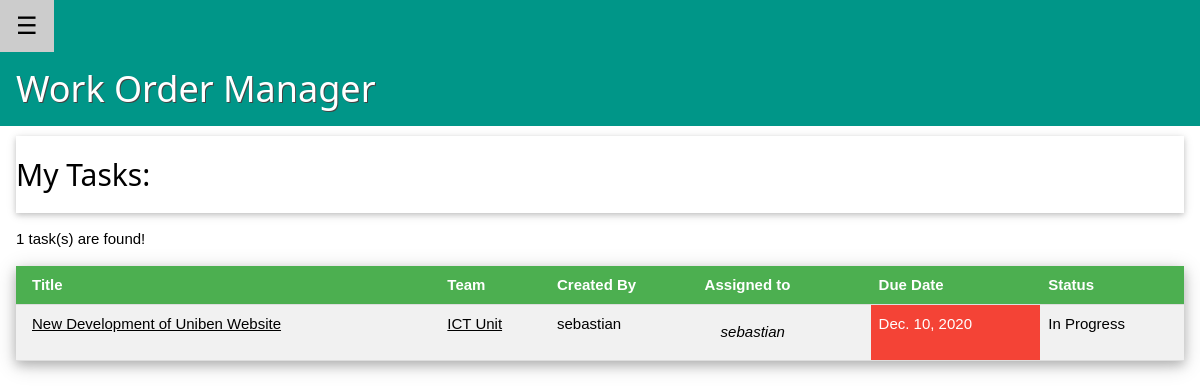
The app's page /my-tasks/ (signed in) with its own data.
### task_manager/models.py (models this page shows, shortened)
class Task(models.Model):
    title = models.CharField(max_length=50)
    desc = models.TextField(default="", max_length=1024, blank=True)
    STATUS_CHOICES = (
        ('PLAN', 'Planned'),
        ('PROG', 'In Progress'),
        ('COMP', 'Completed')
    )
    status = models.CharField(max_length=4, choices=STATUS_CHOICES, default='PLAN')
    creator = models.ForeignKey(UserModel, on_delete=models.CASCADE, related_name='created_tasks')
    assigned_to = models.ManyToManyField(UserModel, help_text="Press ctrl to select multiple")
    team = models.ForeignKey(Team, on_delete=models.SET_NULL, null=True, blank=True)
    planned_date = models.DateField(auto_now_add=True)
    accepted_date = models.DateField(null=True, blank=True)
    accepted_by = models.ForeignKey(UserModel, on_delete=models.SET_NULL, null=True, related_name='accepted_tasks', blank=True)
    due_date = models.DateField()
    completed_date = models.DateField(null=True, blank=True)
    def get_absolute_url(self):
        return reverse("task_manager:task_detail", kwargs={"task_id" : self.id})
    def is_overdated(self):
        if self.due_date and datetime.date.today() > self.due_date:
            return True
        else:
            return False
    class Meta:
        ordering = ["planned_date"]
        verbose_name_plural = "Tasks"

class Team(models.Model):
    name = models.CharField(max_length=50)
    desc = models.TextField(default='', max_length=1024, blank=True)
    leader = models.ForeignKey(UserModel, on_delete=models.CASCADE, related_name='leading_teams')
    members = models.ManyToManyField(UserModel)
    def __str__(self):
        return self.name
    def get_absolute_url(self):
        return reverse("task_manager:team_detail", kwargs={"team_id" : self.id})
    class Meta:
        ordering = ["name"]
        verbose_name_plural = "Teams"

### task_manager/views/tasks.py (the view)
# urls.py: path('my-tasks/', views.tasks, name='task_my_tasks'),
@login_required
@require_http_methods(["GET"])
def tasks(request):
    tasks = Task.objects.filter(
        Q(creator=request.user) | Q(assigned_to=request.user)
    ).exclude(status="COMP").distinct()
    return render(
        request,
        'task_manager/tasks.html',
        {'user': request.user, 'tasks': tasks, 'completed': False}
    )

### task_manager/templates/task_manager/tasks.html (shortened to what this page needs)
{% extends "./base.html" %}
{% block content %}
  <h2 class="w3-card w3-padding-16">
    {% if completed %}
      Completed Tasks:
    {% else %}
      My Tasks:
    {% endif %}
  </h2>
  <p>{{ tasks.count }} task(s) are found!</p>
  {% if tasks %}
    <table class="w3-table w3-striped w3-bordered w3-card-4 w3-hoverable">
      <tr class="w3-green">
        <th>Title</th>
        <th>Team</th>
        <th>Created By</th>
        <th>Assigned to</th>
        {% if not completed %}
          <th>Due Date</th>
          <th>Status</th>
        {% else %}
          <th>Completed Date</th>
        {% endif %}
      </tr>
      {% for task in tasks %}
        <tr>
          <td><a href="{{ task.get_absolute_url }}">{{ task.title }}</a></td>
          <td>
            {% if task.team %}
              <a href={{ task.team.get_absolute_url }}>{{ task.team }}</a>
            {% else %}
              ----
            {% endif %}
          </td>
          <td>{{ task.creator }}</td>
          <td>
            <ul class="w3-ul" style="width:36%">
              {% for u in task.assigned_to.all %}
                <li><i>{{ u }}</i></li>
              {% endfor %}
            </ul>
          </td>
          {% if not completed %}
            <td class="{% if task.is_overdated %}w3-red{% endif %}">{{ task.due_date }}</td>
            <td>{{ task.get_status_display }}</td>
          {% else %}
            <td>{{ task.completed_date }}</td>
          {% endif %}
        </tr>
      {% endfor %}
    </table>
  {% endif %}
{% endblock %}

### task_manager/static/task_manager/w3.css (style rules this page uses)
*,*:before,*:after { box-sizing:inherit }
html { -ms-text-size-adjust:100%;-webkit-text-size-adjust:100% }
body { margin:0 }
a { background-color:transparent;-webkit-text-decoration-skip:objects }
html,body { font-family:Verdana,sans-serif;font-size:15px;line-height:1.5 }
html { overflow-x:hidden }
h2 { font-size:30px }
h1,h2,h3,h4,h5,h6 { font-family:"Segoe UI",Arial,sans-serif;font-weight:400;margin:10px 0 }
a { color:inherit }
.w3-table,.w3-table-all { border-collapse:collapse;border-spacing:0;width:100%;display:table }
.w3-bordered tr,.w3-table-all tr { border-bottom:1px solid #ddd }
.w3-striped tbody tr:nth-child(even) { background-color:#f1f1f1 }
.w3-table td,.w3-table th,.w3-table-all td,.w3-table-all th { padding:8px 8px;display:table-cell;text-align:left;vertical-align:top }
.w3-table th:first-child,.w3-table td:first-child,.w3-table-all th:first-child,.w3-table-all td:first-child { padding-left:16px }
.w3-ul { list-style-type:none;padding:0;margin:0 }
.w3-ul li { padding:8px 16px;border-bottom:1px solid #ddd }
.w3-ul li:last-child { border-bottom:none }
.w3-card,.w3-card-2 { box-shadow:0 2px 5px 0 rgba(0,0,0,0.16),0 2px 10px 0 rgba(0,0,0,0.12) }
.w3-card-4,.w3-hover-shadow:hover { box-shadow:0 4px 10px 0 rgba(0,0,0,0.2),0 4px 20px 0 rgba(0,0,0,0.19) }
.w3-padding-16 { padding-top:16px!important;padding-bottom:16px!important }
.w3-green,.w3-hover-green:hover { color:#fff!important;background-color:#4CAF50!important }
.w3-red,.w3-hover-red:hover { color:#fff!important;background-color:#f44336!important }

### records on screen
Task: title "New Development of Uniben Website", team "ICT Unit", creator "sebastian", due_date "Dec. 10, 2020", status "In Progress"

### other values on screen
{{ tasks.count }} "1"
{{ u }} "sebastian"
